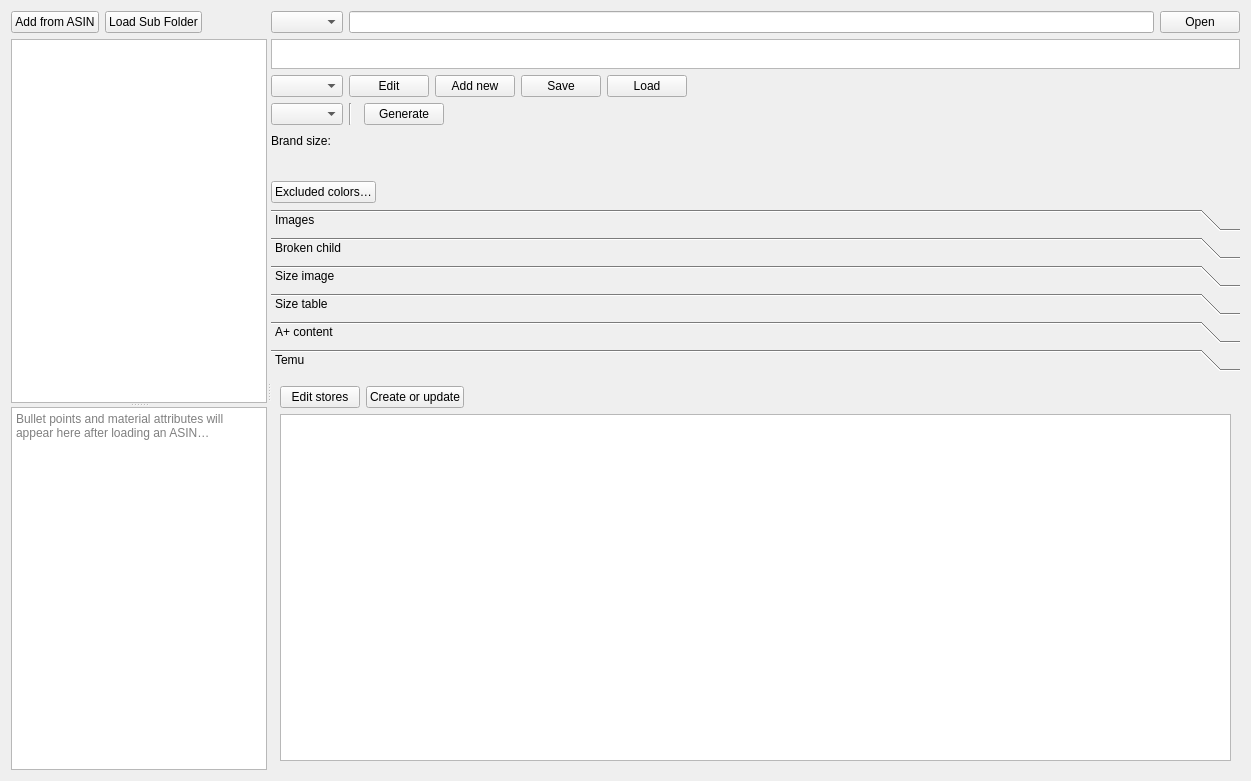
<?xml version="1.0" encoding="UTF-8"?>
<ui version="4.0">
 <class>PaneSizing</class>
 <widget class="QWidget" name="PaneSizing">
  <property name="geometry">
   <rect>
    <x>0</x>
    <y>0</y>
    <width>1251</width>
    <height>781</height>
   </rect>
  </property>
  <property name="windowTitle">
   <string>PaneSizing</string>
  </property>
  <layout class="QVBoxLayout" name="verticalLayout_3">
   <item>
    <widget class="QSplitter" name="splitter">
     <property name="orientation">
      <enum>Qt::Orientation::Horizontal</enum>
     </property>
     <widget class="QWidget" name="layoutWidget">
      <layout class="QVBoxLayout" name="verticalLayout">
       <item>
        <layout class="QHBoxLayout" name="horizontalLayout">
         <item>
          <widget class="QPushButton" name="buttonAddFromASIN">
           <property name="text">
            <string>Add from ASIN</string>
           </property>
          </widget>
         </item>
         <item>
          <widget class="QPushButton" name="buttonLoadSubFolder">
           <property name="text">
            <string>Load Sub Folder</string>
           </property>
          </widget>
         </item>
         <item>
          <spacer name="horizontalSpacer">
           <property name="orientation">
            <enum>Qt::Orientation::Horizontal</enum>
           </property>
           <property name="sizeHint" stdset="0">
            <size>
             <width>40</width>
             <height>20</height>
            </size>
           </property>
          </spacer>
         </item>
        </layout>
       </item>
       <item>
        <widget class="QSplitter" name="splitterLeft">
         <property name="orientation">
          <enum>Qt::Orientation::Vertical</enum>
         </property>
         <widget class="QTreeView" name="treeViewAsins"/>
         <widget class="QTextEdit" name="textEditAttributes">
          <property name="readOnly">
           <bool>true</bool>
          </property>
          <property name="placeholderText">
           <string>Bullet points and material attributes will appear here after loading an ASIN…</string>
          </property>
         </widget>
        </widget>
       </item>
      </layout>
     </widget>
     <widget class="QWidget" name="widget" native="true">
      <property name="sizePolicy">
       <sizepolicy hsizetype="Preferred" vsizetype="Preferred">
        <horstretch>2</horstretch>
        <verstretch>0</verstretch>
       </sizepolicy>
      </property>
      <layout class="QVBoxLayout" name="verticalLayout_2">
       <property name="leftMargin">
        <number>0</number>
       </property>
       <property name="topMargin">
        <number>0</number>
       </property>
       <property name="rightMargin">
        <number>0</number>
       </property>
       <property name="bottomMargin">
        <number>0</number>
       </property>
       <item>
        <layout class="QHBoxLayout" name="horizontalLayout_7">
         <item>
          <widget class="QComboBox" name="comboBoxCli"/>
         </item>
         <item>
          <widget class="QLineEdit" name="lineEditSubWorkingDir">
           <property name="readOnly">
            <bool>true</bool>
           </property>
          </widget>
         </item>
         <item>
          <widget class="QPushButton" name="buttonOpenSubWorkingDir">
           <property name="text">
            <string>Open</string>
           </property>
          </widget>
         </item>
        </layout>
       </item>
       <item>
        <widget class="QListWidget" name="listWidgetCountries">
         <property name="sizePolicy">
          <sizepolicy hsizetype="Expanding" vsizetype="Preferred">
           <horstretch>0</horstretch>
           <verstretch>0</verstretch>
          </sizepolicy>
         </property>
         <property name="maximumSize">
          <size>
           <width>16777215</width>
           <height>30</height>
          </size>
         </property>
         <property name="flow">
          <enum>QListView::Flow::LeftToRight</enum>
         </property>
        </widget>
       </item>
       <item>
        <layout class="QHBoxLayout" name="horizontalLayout_6">
         <item>
          <widget class="QComboBox" name="comboBoxSizeSaved"/>
         </item>
         <item>
          <widget class="QPushButton" name="buttonSavedSizeEdit">
           <property name="text">
            <string>Edit</string>
           </property>
          </widget>
         </item>
         <item>
          <widget class="QPushButton" name="buttonSavedSizeAdd">
           <property name="text">
            <string>Add new</string>
           </property>
          </widget>
         </item>
         <item>
          <widget class="QPushButton" name="buttonSavedSizeSave">
           <property name="text">
            <string>Save</string>
           </property>
          </widget>
         </item>
         <item>
          <widget class="QPushButton" name="buttonSavedSizeLoad">
           <property name="text">
            <string>Load</string>
           </property>
          </widget>
         </item>
         <item>
          <spacer name="horizontalSpacer_6">
           <property name="orientation">
            <enum>Qt::Orientation::Horizontal</enum>
           </property>
           <property name="sizeHint" stdset="0">
            <size>
             <width>148</width>
             <height>20</height>
            </size>
           </property>
          </spacer>
         </item>
        </layout>
       </item>
       <item>
        <layout class="QHBoxLayout" name="horizontalLayout_2">
         <item>
          <widget class="QComboBox" name="comboBoxSizeType"/>
         </item>
         <item>
          <widget class="Line" name="line">
           <property name="orientation">
            <enum>Qt::Orientation::Vertical</enum>
           </property>
          </widget>
         </item>
         <item>
          <widget class="SizeRangeWidget" name="sizeRangeMain" native="true"/>
         </item>
         <item>
          <widget class="QPushButton" name="buttoGenSizeTables">
           <property name="text">
            <string>Generate</string>
           </property>
          </widget>
         </item>
         <item>
          <spacer name="horizontalSpacer_2">
           <property name="orientation">
            <enum>Qt::Orientation::Horizontal</enum>
           </property>
           <property name="sizeHint" stdset="0">
            <size>
             <width>40</width>
             <height>20</height>
            </size>
           </property>
          </spacer>
         </item>
        </layout>
       </item>
       <item>
        <layout class="QHBoxLayout" name="horizontalLayoutBrandSize">
         <item>
          <widget class="QLabel" name="labelBrandSize">
           <property name="text">
            <string>Brand size:</string>
           </property>
          </widget>
         </item>
         <item>
          <widget class="SizeRangeWidget" name="sizeRangeBrand" native="true"/>
         </item>
         <item>
          <spacer name="horizontalSpacerBrand">
           <property name="orientation">
            <enum>Qt::Orientation::Horizontal</enum>
           </property>
           <property name="sizeHint" stdset="0">
            <size>
             <width>40</width>
             <height>20</height>
            </size>
           </property>
          </spacer>
         </item>
        </layout>
       </item>
       <item>
        <widget class="QWidget" name="widgetMeasurementForm" native="true">
         <layout class="QHBoxLayout" name="layoutMeasurementForm"/>
        </widget>
       </item>
       <item>
        <layout class="QHBoxLayout" name="layoutExcludedColors">
         <item>
          <widget class="QPushButton" name="buttonExcludedColors">
           <property name="text">
            <string>Excluded colors…</string>
           </property>
          </widget>
         </item>
         <item>
          <widget class="QLabel" name="labelExcludedColors">
           <property name="text">
            <string/>
           </property>
          </widget>
         </item>
         <item>
          <spacer name="horizontalSpacerExcludedColors">
           <property name="orientation">
            <enum>Qt::Orientation::Horizontal</enum>
           </property>
           <property name="sizeHint" stdset="0">
            <size>
             <width>40</width>
             <height>20</height>
            </size>
           </property>
          </spacer>
         </item>
        </layout>
       </item>
       <item>
        <widget class="QToolBox" name="toolBoxSizing">
         <property name="sizePolicy">
          <sizepolicy hsizetype="Preferred" vsizetype="Preferred">
           <horstretch>0</horstretch>
           <verstretch>0</verstretch>
          </sizepolicy>
         </property>
         <property name="currentIndex">
          <number>5</number>
         </property>
         <widget class="QWidget" name="pageImages">
          <property name="geometry">
           <rect>
            <x>0</x>
            <y>0</y>
            <width>971</width>
            <height>408</height>
           </rect>
          </property>
          <attribute name="label">
           <string>Images</string>
          </attribute>
          <layout class="QHBoxLayout" name="horizontalLayoutImages">
           <item>
            <widget class="QTreeWidget" name="treeWidgetColorVariants">
             <column>
              <property name="text">
               <string>Color</string>
              </property>
             </column>
            </widget>
           </item>
           <item>
            <layout class="QVBoxLayout" name="verticalLayoutVariantPanel">
             <item>
              <layout class="QHBoxLayout" name="horizontalLayoutVariantTools">
               <item>
                <widget class="QPushButton" name="buttonUploadVariantImage">
                 <property name="text">
                  <string>Upload</string>
                 </property>
                </widget>
               </item>
               <item>
                <widget class="QRadioButton" name="radioButtonVariantAppend">
                 <property name="text">
                  <string>Append at end</string>
                 </property>
                 <property name="checked">
                  <bool>true</bool>
                 </property>
                </widget>
               </item>
               <item>
                <widget class="QRadioButton" name="radioButtonVariantReplaceLast">
                 <property name="text">
                  <string>Replace last image</string>
                 </property>
                </widget>
               </item>
               <item>
                <widget class="QRadioButton" name="radioButtonVariantReplaceAt">
                 <property name="text">
                  <string>Replace at index:</string>
                 </property>
                </widget>
               </item>
               <item>
                <widget class="QSpinBox" name="spinBoxVariantImagePos">
                 <property name="enabled">
                  <bool>false</bool>
                 </property>
                 <property name="maximum">
                  <number>9</number>
                 </property>
                 <property name="value">
                  <number>4</number>
                 </property>
                </widget>
               </item>
               <item>
                <widget class="QPushButton" name="buttonBrowseVariantImage">
                 <property name="text">
                  <string>Browse…</string>
                 </property>
                </widget>
               </item>
               <item>
                <widget class="QLabel" name="labelVariantUploadStatus">
                 <property name="text">
                  <string/>
                 </property>
                </widget>
               </item>
               <item>
                <spacer name="horizontalSpacerVariant">
                 <property name="orientation">
                  <enum>Qt::Orientation::Horizontal</enum>
                 </property>
                 <property name="sizeHint" stdset="0">
                  <size>
                   <width>40</width>
                   <height>20</height>
                  </size>
                 </property>
                </spacer>
               </item>
              </layout>
             </item>
             <item>
              <widget class="QSplitter" name="splitterVariantImages">
               <property name="orientation">
                <enum>Qt::Orientation::Vertical</enum>
               </property>
               <widget class="QLabel" name="labelVariantImage">
                <property name="text">
                 <string/>
                </property>
                <property name="alignment">
                 <set>Qt::AlignmentFlag::AlignHCenter|Qt::AlignmentFlag::AlignTop</set>
                </property>
               </widget>
               <widget class="QLabel" name="labelBrowsedImage">
                <property name="text">
                 <string>(no browsed image)</string>
                </property>
                <property name="alignment">
                 <set>Qt::AlignmentFlag::AlignHCenter|Qt::AlignmentFlag::AlignTop</set>
                </property>
               </widget>
              </widget>
             </item>
            </layout>
           </item>
          </layout>
         </widget>
         <widget class="QWidget" name="pageBrokenChildren">
          <property name="geometry">
           <rect>
            <x>0</x>
            <y>0</y>
            <width>971</width>
            <height>408</height>
           </rect>
          </property>
          <attribute name="label">
           <string>Broken child</string>
          </attribute>
          <layout class="QVBoxLayout" name="verticalLayout_8">
           <item>
            <layout class="QHBoxLayout" name="horizontalLayout_8">
             <item>
              <widget class="QPushButton" name="buttonBrokenCheck">
               <property name="text">
                <string>Re-run</string>
               </property>
              </widget>
             </item>
             <item>
              <widget class="QPushButton" name="buttonFixAll">
               <property name="text">
                <string>Fix all</string>
               </property>
              </widget>
             </item>
             <item>
              <widget class="QPushButton" name="buttonFixParent">
               <property name="text">
                <string>Fix parents</string>
               </property>
              </widget>
             </item>
             <item>
              <widget class="QPushButton" name="buttonFixImages">
               <property name="text">
                <string>Fix images</string>
               </property>
              </widget>
             </item>
             <item>
              <widget class="QPushButton" name="buttonFixLog">
               <property name="toolTip">
                <string>Show history of fix attempts with Amazon response details</string>
               </property>
               <property name="text">
                <string>Fix log</string>
               </property>
              </widget>
             </item>
             <item>
              <widget class="QPushButton" name="buttonCheckStatus">
               <property name="toolTip">
                <string>Read-only: current listing status, issues and relationships per marketplace + apparel_size schema rules. No submission.</string>
               </property>
               <property name="text">
                <string>Check status</string>
               </property>
              </widget>
             </item>
            </layout>
           </item>
           <item>
            <layout class="QHBoxLayout" name="horizontalLayout_brokenAttr">
             <item>
              <widget class="QLabel" name="labelBrokenAttrSource">
               <property name="text">
                <string>Attr source:</string>
               </property>
              </widget>
             </item>
             <item>
              <widget class="QComboBox" name="comboBoxBrokenAttrMarket"/>
             </item>
             <item>
              <spacer name="horizontalSpacer_brokenAttr">
               <property name="orientation">
                <enum>Qt::Orientation::Horizontal</enum>
               </property>
               <property name="sizeHint" stdset="0">
                <size>
                 <width>20</width>
                 <height>20</height>
                </size>
               </property>
              </spacer>
             </item>
             <item>
              <widget class="QLineEdit" name="lineEditBrokenTemplate">
               <property name="placeholderText">
                <string>Template file (xlsm/xlsx)…</string>
               </property>
              </widget>
             </item>
             <item>
              <widget class="QPushButton" name="buttonBrowseBrokenTemplate">
               <property name="text">
                <string>Browse…</string>
               </property>
              </widget>
             </item>
            </layout>
           </item>
           <item>
            <widget class="QTableView" name="tableViewBrokenChild">
             <attribute name="horizontalHeaderStretchLastSection">
              <bool>true</bool>
             </attribute>
            </widget>
           </item>
          </layout>
         </widget>
         <widget class="QWidget" name="pageImageSize">
          <property name="geometry">
           <rect>
            <x>0</x>
            <y>0</y>
            <width>971</width>
            <height>408</height>
           </rect>
          </property>
          <attribute name="label">
           <string>Size image</string>
          </attribute>
          <layout class="QVBoxLayout" name="verticalLayout_4">
           <item>
            <layout class="QHBoxLayout" name="horizontalLayout_3">
             <property name="leftMargin">
              <number>6</number>
             </property>
             <item>
              <widget class="QPushButton" name="buttonUploadImageSize">
               <property name="text">
                <string>Upload</string>
               </property>
              </widget>
             </item>
             <item>
              <widget class="QRadioButton" name="radioButtonAppendImage">
               <property name="text">
                <string>Append at end</string>
               </property>
               <property name="checked">
                <bool>true</bool>
               </property>
              </widget>
             </item>
             <item>
              <widget class="QRadioButton" name="radioButtonReplaceLastImage">
               <property name="text">
                <string>Replace last image</string>
               </property>
              </widget>
             </item>
             <item>
              <widget class="QRadioButton" name="radioButtonReplaceImageAtIndex">
               <property name="text">
                <string>Replace at index:</string>
               </property>
              </widget>
             </item>
             <item>
              <widget class="QSpinBox" name="spinBoxImagePos">
               <property name="enabled">
                <bool>false</bool>
               </property>
               <property name="maximum">
                <number>9</number>
               </property>
               <property name="value">
                <number>4</number>
               </property>
              </widget>
             </item>
             <item>
              <widget class="QLabel" name="labelSizeImageUploadStatus">
               <property name="text">
                <string>Images not uploaded</string>
               </property>
              </widget>
             </item>
             <item>
              <spacer name="horizontalSpacer_3">
               <property name="orientation">
                <enum>Qt::Orientation::Horizontal</enum>
               </property>
               <property name="sizeHint" stdset="0">
                <size>
                 <width>40</width>
                 <height>20</height>
                </size>
               </property>
              </spacer>
             </item>
            </layout>
           </item>
           <item>
            <widget class="QSplitter" name="splitter_2">
             <property name="orientation">
              <enum>Qt::Orientation::Horizontal</enum>
             </property>
             <widget class="QLabel" name="labelGeneratedImage">
              <property name="text">
               <string>IMAGE</string>
              </property>
             </widget>
             <widget class="QWidget" name="widgetGroupImages" native="true">
              <layout class="QVBoxLayout" name="verticalLayout_groups">
               <item>
                <widget class="QListWidget" name="listWidgetSizeGroups"/>
               </item>
               <item>
                <widget class="QLabel" name="labelSizeChartDisplay">
                 <property name="text">
                  <string/>
                 </property>
                 <property name="alignment">
                  <set>Qt::AlignmentFlag::AlignLeading|Qt::AlignmentFlag::AlignLeft|Qt::AlignmentFlag::AlignTop</set>
                 </property>
                </widget>
               </item>
              </layout>
             </widget>
            </widget>
           </item>
          </layout>
         </widget>
         <widget class="QWidget" name="pageImageTable">
          <property name="geometry">
           <rect>
            <x>0</x>
            <y>0</y>
            <width>971</width>
            <height>408</height>
           </rect>
          </property>
          <attribute name="label">
           <string>Size table</string>
          </attribute>
          <layout class="QVBoxLayout" name="verticalLayout_5">
           <item>
            <layout class="QHBoxLayout" name="horizontalLayout_4">
             <property name="leftMargin">
              <number>6</number>
             </property>
             <item>
              <widget class="QPushButton" name="buttonMakeEditable">
               <property name="text">
                <string>Make table editable</string>
               </property>
               <property name="checkable">
                <bool>true</bool>
               </property>
              </widget>
             </item>
             <item>
              <widget class="QPushButton" name="buttonOpenSizeTableFolder">
               <property name="text">
                <string>Open size-table folder</string>
               </property>
              </widget>
             </item>
             <item>
              <widget class="QPushButton" name="buttonAddSkusFromTemplate">
               <property name="text">
                <string>Add SKUs from template</string>
               </property>
              </widget>
             </item>
             <item>
              <widget class="QPushButton" name="buttonFactorize">
               <property name="text">
                <string>Factorize</string>
               </property>
              </widget>
             </item>
             <item>
              <spacer name="horizontalSpacer_4">
               <property name="orientation">
                <enum>Qt::Orientation::Horizontal</enum>
               </property>
               <property name="sizeHint" stdset="0">
                <size>
                 <width>40</width>
                 <height>20</height>
                </size>
               </property>
              </spacer>
             </item>
            </layout>
           </item>
           <item>
            <layout class="QHBoxLayout" name="horizontalLayoutSizeTableTemplate">
             <item>
              <widget class="QLabel" name="labelSizeTableTemplate">
               <property name="text">
                <string>Template:</string>
               </property>
              </widget>
             </item>
             <item>
              <widget class="QLineEdit" name="lineEditSizeTableTemplate">
               <property name="readOnly">
                <bool>true</bool>
               </property>
               <property name="placeholderText">
                <string>No template selected</string>
               </property>
              </widget>
             </item>
             <item>
              <widget class="QPushButton" name="buttonPickSizeTableTemplate">
               <property name="text">
                <string>Pick…</string>
               </property>
              </widget>
             </item>
             <item>
              <widget class="QPushButton" name="buttonGenerateSizeTableXlsx">
               <property name="enabled">
                <bool>false</bool>
               </property>
               <property name="text">
                <string>Generate xlsx</string>
               </property>
              </widget>
             </item>
            </layout>
           </item>
           <item>
            <widget class="QTableView" name="tableViewSizing"/>
           </item>
          </layout>
         </widget>
         <widget class="QWidget" name="pageAPlusContent">
          <property name="geometry">
           <rect>
            <x>0</x>
            <y>0</y>
            <width>971</width>
            <height>408</height>
           </rect>
          </property>
          <attribute name="label">
           <string>A+ content</string>
          </attribute>
          <layout class="QVBoxLayout" name="verticalLayout_10">
           <item>
            <widget class="QSplitter" name="splitter_4">
             <property name="orientation">
              <enum>Qt::Orientation::Vertical</enum>
             </property>
             <widget class="QWidget" name="layoutWidget">
              <layout class="QVBoxLayout" name="verticalLayout_9">
               <item>
                <layout class="QHBoxLayout" name="horizontalLayoutWorkflow">
                 <item>
                  <widget class="QLabel" name="labelWorkflow">
                   <property name="text">
                    <string>Workflow:</string>
                   </property>
                  </widget>
                 </item>
                 <item>
                  <widget class="QComboBox" name="comboBoxWorkflow"/>
                 </item>
                 <item>
                  <spacer name="horizontalSpacerWorkflow">
                   <property name="orientation">
                    <enum>Qt::Orientation::Horizontal</enum>
                   </property>
                   <property name="sizeHint" stdset="0">
                    <size>
                     <width>40</width>
                     <height>20</height>
                    </size>
                   </property>
                  </spacer>
                 </item>
                </layout>
               </item>
               <item>
                <layout class="QHBoxLayout" name="horizontalLayout_5">
                 <item>
                  <widget class="QPushButton" name="buttonCopyPrompt">
                   <property name="text">
                    <string>Copy prompt</string>
                   </property>
                  </widget>
                 </item>
                 <item>
                  <widget class="QPushButton" name="buttonEditPrompts">
                   <property name="text">
                    <string>Edit prompts</string>
                   </property>
                  </widget>
                 </item>
                 <item>
                  <spacer name="horizontalSpacer_5">
                   <property name="orientation">
                    <enum>Qt::Orientation::Horizontal</enum>
                   </property>
                   <property name="sizeHint" stdset="0">
                    <size>
                     <width>40</width>
                     <height>20</height>
                    </size>
                   </property>
                  </spacer>
                 </item>
                </layout>
               </item>
               <item>
                <widget class="QTabWidget" name="tabWidgetPrompt_01">
                 <property name="currentIndex">
                  <number>0</number>
                 </property>
                 <widget class="QWidget" name="tab">
                  <attribute name="title">
                   <string>Desktop image</string>
                  </attribute>
                  <layout class="QVBoxLayout" name="verticalLayout_6">
                   <item>
                    <widget class="QTextEdit" name="textEditPrompt_01"/>
                   </item>
                  </layout>
                 </widget>
                 <widget class="QWidget" name="tab_2">
                  <attribute name="title">
                   <string>Mobile image</string>
                  </attribute>
                  <layout class="QVBoxLayout" name="verticalLayout_7">
                   <item>
                    <widget class="QTextEdit" name="textEditPrompt_02"/>
                   </item>
                  </layout>
                 </widget>
                 <widget class="QWidget" name="tabStep2">
                  <attribute name="title">
                   <string>Step 2</string>
                  </attribute>
                  <layout class="QVBoxLayout" name="verticalLayoutStep2">
                   <item>
                    <widget class="QTextEdit" name="textEditPrompt_03"/>
                   </item>
                  </layout>
                 </widget>
                 <widget class="QWidget" name="tabFaqPrompt">
                  <attribute name="title">
                   <string>FAQ</string>
                  </attribute>
                  <layout class="QVBoxLayout" name="verticalLayoutFaqPrompt">
                   <item>
                    <widget class="QTextEdit" name="textEditFaqPrompt"/>
                   </item>
                  </layout>
                 </widget>
                </widget>
               </item>
              </layout>
             </widget>
             <widget class="QWidget" name="aplusBottomWidget">
              <layout class="QVBoxLayout" name="verticalLayoutAplusBottom">
               <item>
                <layout class="QHBoxLayout" name="horizontalLayoutAplusToolbar">
                 <item>
                  <widget class="QPushButton" name="buttonAplusGenerate">
                   <property name="enabled">
                    <bool>false</bool>
                   </property>
                   <property name="text">
                    <string>Generate</string>
                   </property>
                  </widget>
                 </item>
                 <item>
                  <widget class="QPushButton" name="buttonAplusDeleteVersion">
                   <property name="enabled">
                    <bool>false</bool>
                   </property>
                   <property name="text">
                    <string>Delete version</string>
                   </property>
                  </widget>
                 </item>
                 <item>
                  <widget class="QPushButton" name="buttonAplusUpload">
                   <property name="enabled">
                    <bool>false</bool>
                   </property>
                   <property name="text">
                    <string>Upload A+</string>
                   </property>
                  </widget>
                 </item>
                 <item>
                  <spacer name="horizontalSpacerAplusToolbar">
                   <property name="orientation">
                    <enum>Qt::Orientation::Horizontal</enum>
                   </property>
                   <property name="sizeHint" stdset="0">
                    <size>
                     <width>40</width>
                     <height>20</height>
                    </size>
                   </property>
                  </spacer>
                 </item>
                </layout>
               </item>
               <item>
                <widget class="QSplitter" name="splitter_3">
                 <property name="orientation">
                  <enum>Qt::Orientation::Horizontal</enum>
                 </property>
                 <widget class="QTreeView" name="aplusTreeView"/>
                 <widget class="QWidget" name="aplusPreviewWidget">
                  <layout class="QVBoxLayout" name="verticalLayoutAplusPreview">
                   <property name="spacing">
                    <number>4</number>
                   </property>
                   <item>
                    <layout class="QHBoxLayout" name="horizontalLayoutAplusToggle">
                     <item>
                      <widget class="QToolButton" name="buttonAplusDesktop">
                       <property name="text">
                        <string>Desktop</string>
                       </property>
                       <property name="checkable">
                        <bool>true</bool>
                       </property>
                       <property name="checked">
                        <bool>true</bool>
                       </property>
                      </widget>
                     </item>
                     <item>
                      <widget class="QToolButton" name="buttonAplusMobile">
                       <property name="text">
                        <string>Mobile</string>
                       </property>
                       <property name="checkable">
                        <bool>true</bool>
                       </property>
                      </widget>
                     </item>
                     <item>
                      <widget class="QComboBox" name="comboBoxAplusLanguage">
                       <property name="visible">
                        <bool>false</bool>
                       </property>
                       <property name="toolTip">
                        <string>Select language for preview</string>
                       </property>
                      </widget>
                     </item>
                     <item>
                      <spacer name="horizontalSpacerAplusToggle">
                       <property name="orientation">
                        <enum>Qt::Orientation::Horizontal</enum>
                       </property>
                       <property name="sizeHint" stdset="0">
                        <size>
                         <width>40</width>
                         <height>20</height>
                        </size>
                       </property>
                      </spacer>
                     </item>
                    </layout>
                   </item>
                   <item>
                    <widget class="QStackedWidget" name="aplusPreviewStack">
                     <widget class="QWidget" name="aplusPreviewPageImage">
                      <layout class="QVBoxLayout" name="verticalLayoutAplusImage">
                       <item>
                        <widget class="QScrollArea" name="scrollAreaAplusPreview">
                         <property name="widgetResizable">
                          <bool>true</bool>
                         </property>
                         <widget class="QWidget" name="scrollAreaWidgetAplusContents">
                          <property name="geometry">
                           <rect>
                            <x>0</x>
                            <y>0</y>
                            <width>469</width>
                            <height>100</height>
                           </rect>
                          </property>
                          <layout class="QVBoxLayout" name="verticalLayoutAplusScrollContents">
                           <item>
                            <widget class="QLabel" name="labelAplusPreview">
                             <property name="alignment">
                              <set>Qt::AlignmentFlag::AlignLeading|Qt::AlignmentFlag::AlignLeft|Qt::AlignmentFlag::AlignTop</set>
                             </property>
                            </widget>
                           </item>
                          </layout>
                         </widget>
                        </widget>
                       </item>
                      </layout>
                     </widget>
                     <widget class="QWidget" name="aplusPreviewPageText">
                      <layout class="QVBoxLayout" name="verticalLayoutAplusText">
                       <item>
                        <widget class="QTextEdit" name="textEditAplusPreview">
                         <property name="readOnly">
                          <bool>true</bool>
                         </property>
                        </widget>
                       </item>
                      </layout>
                     </widget>
                    </widget>
                   </item>
                  </layout>
                 </widget>
                </widget>
               </item>
              </layout>
             </widget>
            </widget>
           </item>
          </layout>
         </widget>
         <widget class="QWidget" name="pageTemu">
          <attribute name="label">
           <string>Temu</string>
          </attribute>
          <layout class="QVBoxLayout" name="verticalLayout_11">
           <item>
            <layout class="QHBoxLayout" name="horizontalLayout_9">
             <item>
              <widget class="QPushButton" name="buttonTemuEditStores">
               <property name="text">
                <string>Edit stores</string>
               </property>
              </widget>
             </item>
             <item>
              <widget class="QPushButton" name="buttonTemuCreateOrUpdate">
               <property name="toolTip">
                <string>Will either create or update product pages in temu, for each store selected</string>
               </property>
               <property name="text">
                <string>Create or update</string>
               </property>
              </widget>
             </item>
             <item>
              <spacer name="horizontalSpacer_7">
               <property name="orientation">
                <enum>Qt::Orientation::Horizontal</enum>
               </property>
               <property name="sizeHint" stdset="0">
                <size>
                 <width>40</width>
                 <height>20</height>
                </size>
               </property>
              </spacer>
             </item>
            </layout>
           </item>
           <item>
            <widget class="QTableView" name="tableViewTemuStores"/>
           </item>
          </layout>
         </widget>
        </widget>
       </item>
      </layout>
     </widget>
    </widget>
   </item>
  </layout>
 </widget>
 <customwidgets>
  <customwidget>
   <class>SizeRangeWidget</class>
   <extends>QWidget</extends>
   <header>SizeRangeWidget.h</header>
  </customwidget>
 </customwidgets>
 <resources/>
 <connections/>
</ui>
